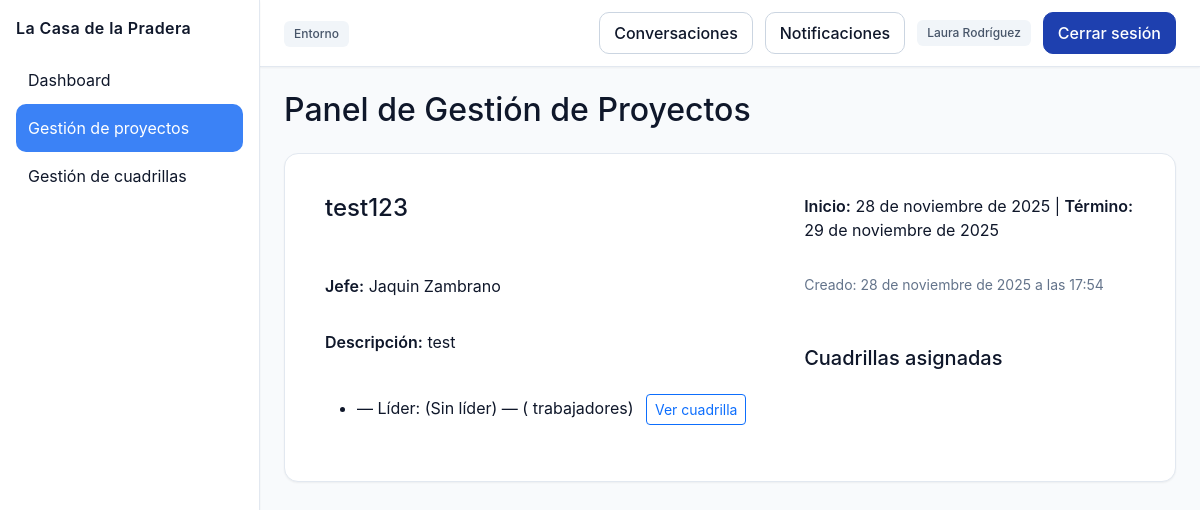
The app's page /proyectos/panel/ (signed in) with its own data.
### proyectos/models.py (models this page shows, shortened)
class Proyecto(models.Model):
    nombre = models.CharField(max_length=100)
    descripcion = models.TextField(blank=True)
    TIPO_CHOICES = [
        ('construccion', 'Construcción'),
        ('mantenimiento', 'Mantenimiento'),
        ('instalacion', 'Instalación'),
        ('otro', 'Otro'),
    ]
    tipo = models.CharField(max_length=30, choices=TIPO_CHOICES, default='otro')
    COMPLEJIDAD_CHOICES = [
        ('baja', 'Baja'),
        ('media', 'Media'),
        ('alta', 'Alta'),
    ]
    complejidad = models.CharField(max_length=10, choices=COMPLEJIDAD_CHOICES, default='media')
    fecha_inicio = models.DateField()
    fecha_termino = models.DateField(null=True, blank=True)
    jefe = models.ForeignKey(User, on_delete=models.CASCADE, related_name='proyectos')
    created_by = models.ForeignKey(User, on_delete=models.SET_NULL, null=True, blank=True, related_name='proyectos_creados')
    created_at = models.DateTimeField(auto_now_add=True)
    activo = models.BooleanField(default=True)

### personal/models.py (models this page shows, shortened)
class Cuadrilla(models.Model):
    nombre = models.CharField(max_length=100)
    proyecto = models.ForeignKey(Proyecto, on_delete=models.CASCADE, related_name='cuadrillas', null=True, blank=True)
    lider = models.ForeignKey(User, on_delete=models.SET_NULL, null=True, blank=True, related_name='cuadrillas_lideradas')

### proyectos/views.py (the view, shortened to what this page needs)
# urls.py: path('panel/', views.panel_proyectos, name='panel'),
@login_required
def panel_proyectos(request):
    user = request.user
    from personal.models import Asignacion
    asign = Asignacion.objects.filter(trabajador=user).select_related('cuadrilla__proyecto').first()
    if asign and asign.cuadrilla and asign.cuadrilla.proyecto:
        p = asign.cuadrilla.proyecto
        data = [{'proyecto': p, 'cuadrillas': [asign.cuadrilla]}]
        return render(request, 'panel.html', {'data': data, 'basic': True})
    return render(request, 'panel.html', {'data': []})

### core/context_processors.py (called while the page is built)
def notificaciones_no_leidas(request):
    if request.user.is_authenticated:
        return {
            "notifs_no_leidas": request.user.notificaciones.filter(leida=False).count()
        }
    return {"notifs_no_leidas": 0}

### proyectos/templates/panel.html (shortened to what this page needs)
{% extends 'base.html' %}
{% load static %}
{% block extra_css %}
<link rel="stylesheet" href="{% static 'css/proyectos/proyectos.css' %}">
{% endblock %}
{% block content %}
<h2>Panel de Gestión de Proyectos</h2>
{% if data %}
{% for item in data %}
    <div class="card mt-4">
    <div class="card-body proyecto-card" data-nombre="{{ item.proyecto.nombre|lower }}" data-jefe="{{ item.proyecto.jefe.get_full_name|default:item.proyecto.jefe.username|lower }}" data-activo="true"
        {% if item.proyecto.jefe %}data-jefe-id="{{ item.proyecto.jefe.id }}"{% else %}data-jefe-id=""{% endif %}>
        <h4>
            {{ item.proyecto.nombre }}
        </h4>
          <p><strong>Inicio:</strong> {{ item.proyecto.fecha_inicio }} |
              <strong>Término:</strong> {{ item.proyecto.fecha_termino|default:"—" }}</p>
          <p><strong>Jefe:</strong> {{ item.proyecto.jefe.get_full_name|default:item.proyecto.jefe.username }}</p>
          <p class="small">Creado: {{ item.proyecto.created_at }}</p>
        <p><strong>Descripción:</strong> {{ item.proyecto.descripcion|default:"Sin descripción" }}</p>
        <h5 class="mt-3">Cuadrillas asignadas</h5>
        {% if item.cuadrillas %}
            <ul>
                {% for citem in item.cuadrillas %}
                    {% with c=citem.cuadrilla %}
                    <li>
                        — Líder: {{ c.lider.username|default:"(Sin líder)" }}
                        — ({{ c.asignaciones.count }} trabajadores)
                        <a href="{% url 'personal:detalle_cuadrilla' c.id %}" class="btn btn-sm btn-outline-primary ms-2">
                            Ver cuadrilla
                        </a>
                    </li>
                    {% endwith %}
                {% endfor %}
            </ul>
        {% else %}
            <p>No hay cuadrillas asignadas.</p>
        {% endif %}
    </div>
</div>
{% endfor %}
{% else %}
<p class="mt-3">No tienes proyectos registrados aún.</p>
{% endif %}
    {% if cuadrillas_sin_proyecto and cuadrillas_sin_proyecto|length > 0 %}
            {% load custom_tags %}
    {% endif %}
{% endblock %}

### core/templates/base.html (shortened to what this page needs)
{% load custom_tags %}
{% load static %}
<!DOCTYPE html>
<html lang="es">
<head>
    <link href="https://cdn.jsdelivr.net/npm/bootstrap@5.3.2/dist/css/bootstrap.min.css" rel="stylesheet">
    <link rel="stylesheet" href="{% static 'css/base.css' %}">
    <link rel="stylesheet" href="{% static 'css/sidebar.css' %}">
    <link rel="stylesheet" href="{% static 'css/components.css' %}">
    <link rel="stylesheet" href="{% static 'css/tables.css' %}">
    <link rel="stylesheet" href="{% static 'css/forms.css' %}">
    {% block extra_css %}{% endblock %}
</head>
<body class="app-shell">
{% if request.user.is_authenticated and request.path != '/usuarios/login/' and request.path != '/accounts/login/' %}
<aside class="app-sidebar">
    <div class="sidebar-title">La Casa de la Pradera</div>
    <nav>
        <ul class="sidebar-nav">
            <li>
                <a href="{% url 'dashboard' %}"
                   {% if request.path == '/' or request.path|slice:":10" == '/dashboard' %}aria-current="page"{% endif %}>Dashboard</a>
            </li>
            <li>
                <a href="{% url 'proyectos:panel' %}"
                   {% if '/proyectos' in request.path %}aria-current="page"{% endif %}>Gestión de proyectos</a>
            </li>
            <li>
                <a href="{% url 'personal:crear_cuadrilla' %}"
                   {% if '/personal' in request.path %}aria-current="page"{% endif %}>Gestión de cuadrillas</a>
            </li>
        </ul>
    </nav>
</aside>
<header class="app-header">
    <div class="header-left">
        <span class="badge badge--muted">Entorno</span>
    </div>
    <div class="header-actions">
        <a class="btn btn--ghost" href="{% url 'comunicacion:conversations_list' %}">Conversaciones</a>
        <a class="btn btn--ghost" href="{% url 'personal:mis_notificaciones' %}">
            Notificaciones
        </a>
        <span class="badge badge--muted">{{ request.user.first_name }} {{ request.user.last_name }}</span>
        <a href="{% url 'usuarios:logout' %}" class="btn btn--primary">Cerrar sesión</a>
    </div>
</header>
{% endif %}
<main class="app-content">
    {% block content %}{% endblock %}
</main>
</body>
</html>

### static/css/base.css (style rules this page uses)
:root { --primary: #1e40af; --primary-dark: #1e3a8a; --primary-light: #3b82f6; --secondary: #64748b; --accent: #f59e0b; --success: #10b981; --warning: #f59e0b; --danger: #ef4444; --info: #3b82f6; --pending: #8b5cf6; --bg-primary: #ffffff; --bg-secondary: #f8fafc; --bg-tertiary: #f1f5f9; --bg-sidebar: #1e293b; --border-light: #e2e8f0; --border-medium: #cbd5e1; --border-dark: #94a3b8; --text-primary: #0f172a; --text-secondary: #475569; --text-tertiary: #94a3b8; --text-white: #ffffff; --table-header: #f1f5f9; --table-row-odd: #ffffff; --table-row-even: #f8fafc; --table-hover: #e0f2fe; --table-border: #e2e8f0; --input-bg: #ffffff; --input-border: #cbd5e1; --input-focus: #3b82f6; --input-disabled: #f1f5f9; --input-error: #fecaca; --shadow-sm: 0 1px 2px 0 rgba(0, 0, 0, 0.05); --shadow-md: 0 4px 6px -1px rgba(0, 0, 0, 0.1); --shadow-lg: 0 10px 15px -3px rgba(0, 0, 0, 0.1); --radius-sm: 6px; --radius-md: 10px; --radius-lg: 14px; --space-1: 4px; --space-2: 8px; --space-3: 12px; --space-4: 16px; --space-5: 24px; --space-6: 32px; --sidebar-width: 260px; --color-bg: var(--bg-secondary); --color-panel: var(--bg-primary); --color-border: var(--border-medium); --color-muted: var(--secondary); --color-text: var(--text-primary); --color-primary: var(--primary); --color-primary-contrast: var(--text-white); --color-success: var(--success); --color-warning: var(--warning); --color-danger: var(--danger); }
html, body { height: 100%; }
body { background: var(--bg-secondary); color: var(--text-primary); font-family: "Inter", system-ui, -apple-system, Segoe UI, Roboto, Ubuntu, Cantarell, "Helvetica Neue", Arial, "Noto Sans", sans-serif; margin: 0; }
.app-shell { display: grid; grid-template-columns: var(--sidebar-width) 1fr; grid-template-rows: auto 1fr; grid-template-areas: "sidebar header" "sidebar content"; min-height: 100vh; }
.app-sidebar { grid-area: sidebar; background: var(--bg-primary); border-right: 1px solid var(--border-light); box-shadow: var(--shadow-sm); padding: var(--space-4); position: sticky; top: 0; height: 100vh; }
.app-header { grid-area: header; background: var(--bg-primary); border-bottom: 1px solid var(--border-light); box-shadow: var(--shadow-sm); display: flex; align-items: center; justify-content: space-between; padding: var(--space-3) var(--space-5); }
.app-content { grid-area: content; padding: var(--space-5); }
.sidebar-title { font-weight: 600; letter-spacing: 0.4px; color: var(--text-primary); margin-bottom: var(--space-4); }
.sidebar-nav { list-style: none; padding: 0; margin: 0; }
.sidebar-nav a { display: flex; align-items: center; gap: var(--space-3); padding: var(--space-3) var(--space-3); color: var(--text-primary); text-decoration: none; border-radius: var(--radius-md); transition: background 0.2s ease, color 0.2s ease; }
.sidebar-nav a[aria-current="page"] { background: var(--primary-light); color: var(--text-white); }
.header-actions { display: flex; align-items: center; gap: var(--space-3); }
.badge { display: inline-block; padding: 4px 10px; border-radius: var(--radius-sm); font-size: 12px; font-weight: 500; line-height: 18px; }
.badge--muted { background: var(--bg-tertiary); color: var(--text-secondary); }
.card { background: var(--bg-primary); border: 1px solid var(--border-light); border-radius: var(--radius-lg); padding: var(--space-5); box-shadow: var(--shadow-sm); transition: box-shadow 0.2s ease; }
.btn.btn--primary, .btn.btn--ghost, .btn.btn--muted, a.btn.btn--primary, a.btn.btn--ghost, a.btn.btn--muted { display: inline-flex !important; align-items: center; justify-content: center; gap: var(--space-2); padding: 8px 14px !important; border-radius: var(--radius-md) !important; font-weight: 500; cursor: pointer; text-decoration: none !important; transition: all 0.2s ease; }
.btn.btn--primary, a.btn.btn--primary { background: var(--primary) !important; color: var(--text-white) !important; border: 1px solid var(--primary) !important; }
.btn.btn--ghost, a.btn.btn--ghost { background: var(--bg-primary) !important; color: var(--text-primary) !important; border: 1px solid var(--border-medium) !important; }

### static/css/proyectos/proyectos.css (style rules this page uses)
.proyecto-card { display: grid; grid-template-columns: 1.4fr 1fr; gap: var(--space-4); }
.card h2, .card h3, .card h4, .card h5 { color: var(--color-text); }
.card p { color: var(--color-text); }
.card p strong { color: var(--color-text); font-weight: 600; }
.card ul li { color: var(--color-text); }
.card .small { color: var(--color-muted); }

### records on screen
Proyecto: proyecto.nombre "test123", proyecto.fecha_inicio "28 de noviembre de 2025", proyecto.fecha_termino "29 de noviembre de 2025", proyecto.jefe.get_full_name "Jaquin Zambrano", proyecto.created_at "28 de noviembre de 2025 a las 17:54", proyecto.descripcion "test"
Cuadrilla: cuadrilla.lider.username "(Sin líder)"

### other values on screen
{{ request.user.first_name }} "Laura"
{{ request.user.last_name }} "Rodríguez"
